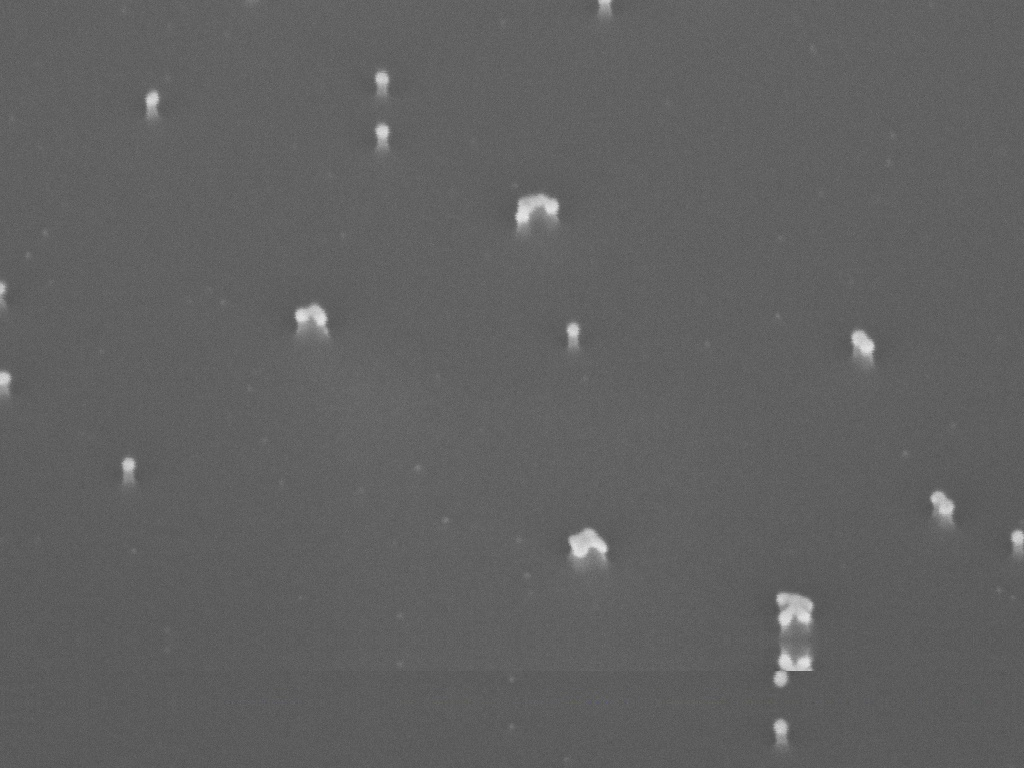
#> input picture demo_img.jpg, 1024 x 768 px, given as the content of the folder ../data/Processed_Data/Labelled/Films_Coated_Surface, which was not available; the run also reads 1 picture not shown here
$ jupyter execute --allow-errors Label_Data.ipynb   (older library calls are emulated)   (text cells are left out)
#> lines starting #> are read from the running program, lines starting #| are printed output that depends on the picture; after the words box and inside, x2 and y2 are one past the last pixel; in counts of white or black regions, pixels touching at a corner belong together; pictures that were not available may be replaced by others from this repository, and a replacement may not be noted
#> further down, img is the input picture: shape (768, 1024, 3); mean R, G, B 97.1, 97.1, 97.1
[cell 1]
import numpy as np
import matplotlib.pyplot as plt
import matplotlib.image as mpimg
import cv2
import time as time

from scipy.ndimage import label
from skimage.feature import peak_local_max
from skimage.morphology import watershed

from pathlib import Path

[cell 2]
def reflective_pad(img, remove_box):
    """
    Replaces "remove_box" in the img with reflective padding. The "remove_box" input is an array the same size
    as img but with all 0's in the region where the banner is.
    """
    banner = np.argwhere(remove_box == 0)
    banner_x1, banner_y1 = banner[0, 1], banner[0, 0]
    banner_x2, banner_y2 = banner[-1, 1], banner[-1, 0]

    banner_width, banner_height = banner_x2 - banner_x1, banner_y2 - banner_y1

    bot_reflect = img[banner_y2:int(np.ceil(banner_y2 + banner_height / 2)), banner_x1:banner_x2, :]
    bot_reflect = np.flipud(bot_reflect)

    top_reflect = img[banner_y1 - (banner_height - len(bot_reflect)):banner_y1, banner_x1:banner_x2, :]
    top_reflect = np.flipud(top_reflect)


    reflect_pad = np.concatenate((top_reflect, bot_reflect), axis = 0)

    imgcopy = img.copy()
    imgcopy = img.copy()
    imgcopy[banner_y1:banner_y2, banner_x1:banner_x2] = reflect_pad

    return imgcopy

[cell 3]
def remove_banners(img, threshold = 250, vert_kern = 13, hori_kern = 13, kern = 5, alpha = 0.5):
    """removes banners in the image and replaces it with reflective padding"""
    gray = cv2.cvtColor(img, cv2.COLOR_BGR2GRAY)
    ret, thresh = cv2.threshold(gray, threshold, 255, cv2.THRESH_BINARY)

    # Find the verticle and horizontal lines in the image
    verticle_kernel = cv2.getStructuringElement(cv2.MORPH_RECT, (1, vert_kern))
    horizontal_kernel = cv2.getStructuringElement(cv2.MORPH_RECT, (hori_kern, 1))
    kernel = cv2.getStructuringElement(cv2.MORPH_RECT, (kern, kern))

    img_v = cv2.erode(thresh, verticle_kernel, iterations = 3)
    vert_lines_img = cv2.dilate(img_v, verticle_kernel, iterations = 3)
    img_h = cv2.erode(thresh, horizontal_kernel, iterations = 3)
    hori_lines_img = cv2.dilate(img_h, horizontal_kernel, iterations = 3)

    # Find where the banner is using the verticle and horizontal line segmenters
    img_final = cv2.addWeighted(vert_lines_img, alpha, hori_lines_img, 1. - alpha, 0.0)
    img_final = cv2.erode(~img_final, kernel, iterations = 2)

    ret, thresh2 = cv2.threshold(img_final, 128, 255, cv2.THRESH_BINARY | cv2.THRESH_OTSU)

    result = reflective_pad(img, thresh2)
    return result

[cell 4]
def apply_watershed(img, invert = False, min_distance_bt_peaks = 20):
    """
    Apply the watershed algorithm to the img
    """
    shifted = cv2.pyrMeanShiftFiltering(img, 21, 51)  # remove noise using a mean filter
    graycopy = cv2.cvtColor(shifted, cv2.COLOR_BGR2GRAY)
    ret, thresh = cv2.threshold(graycopy, 0, 255, cv2.THRESH_BINARY | cv2.THRESH_OTSU)
    if invert == True:
        thresh = 255 - thresh

    dt = cv2.distanceTransform(thresh, 2, 3)  # apply the distance transform to obtain regions we know where objects are
    localmax = peak_local_max(dt, indices = False, min_distance = min_distance_bt_peaks, labels = thresh)

    markers, num_seg = label(localmax, structure = np.ones((3, 3)))
    labels = watershed(-dt, markers, mask = thresh)

    return labels, num_seg

[cell 5]
subdir = 'Films_Coated_Surface'  # subdirectory name

raw_p =  Path(f'../data/Raw_Data/{subdir}')
processed_p = Path(f'../data/Processed_Data/Labelled/{subdir}')

# Create list of files that have already been previously processed
labelled_list = [x for x in processed_p.glob('**/*.jpg') if x.is_file() and '_seg' not in str(x).split('\\')[-1]]
labelled_list = [str(x).split('\\')[-1] for x in labelled_list]

# Create list of files in the subdirectory that have yet to be processed
file_list = [x for x in raw_p.glob('**/*') if x.is_file() and str(x).split('\\')[-1] not in labelled_list]  # extracts all files from directory into a list

print (f'num files = {len(file_list)}')
print(f'num labelled files = {len(labelled_list)}')

#> (a cell that did not finish here is left out)

[cell 7]
p =  Path(f'../data/Processed_Data/Labelled/{subdir}')
file_list = [x for x in p.glob('*.jpg') if x.is_file() and '_seg' not in str(x).split('\\')[-1]]  # extracts all files from directory into a list

#> (the rest of this cell did not finish here and is left out)

#> in remove_banners, `ret, thresh = cv2.threshold(gray, threshold, 255, cv2.THRESH_BINARY)`: thresh: shape (768, 1024); every value is 0
#> in remove_banners, `ret, thresh = cv2.threshold(gray, threshold, 255, cv2.THRESH_BINARY)`: ret = 250
#> in remove_banners, `img_final = cv2.erode(~img_final, kernel, iterations = 2)`: img_final: shape (768, 1024); every value is 255
#> in remove_banners, `ret, thresh2 = cv2.threshold(img_final, 128, 255, cv2.THRESH_BINARY | ..`: ret = 0
#> in reflective_pad, `banner = np.argwhere(remove_box == 0)`: banner = empty array
    cv2.imwrite(f'../data/Processed_Data/Labelled/{subdir}/{name}.jpg', bannerless)

[cell 8]
p = Path(f'../data/Processed_Data/Labelled/{subdir}/More_Preprocessing')
filename = 'L6_2142a59abb1cb5b5b97ea298e299764e.jpg'
filepath = p/f'{filename}'

img = mpimg.imread(filepath)
plt.imshow(img)
plt.axis('off')

#> (a cell that did not finish here is left out)

seg, num_seg = apply_watershed(bannerless)
cv2.imwrite(f'../data/Processed_Data/Labelled/{subdir}/More_Preprocessing/{filename}_seg{num_seg}', seg)
print(num_seg)
plt.imshow(seg)
plt.axis('off')

[cell 10]
# [7 lines of commented-out code are left out]

[cell 11]
seg, num_seg = apply_watershed(img)
#> in apply_watershed, `ret, thresh = cv2.threshold(graycopy, 0, 255, cv2.THRESH_BINARY | cv2...`:
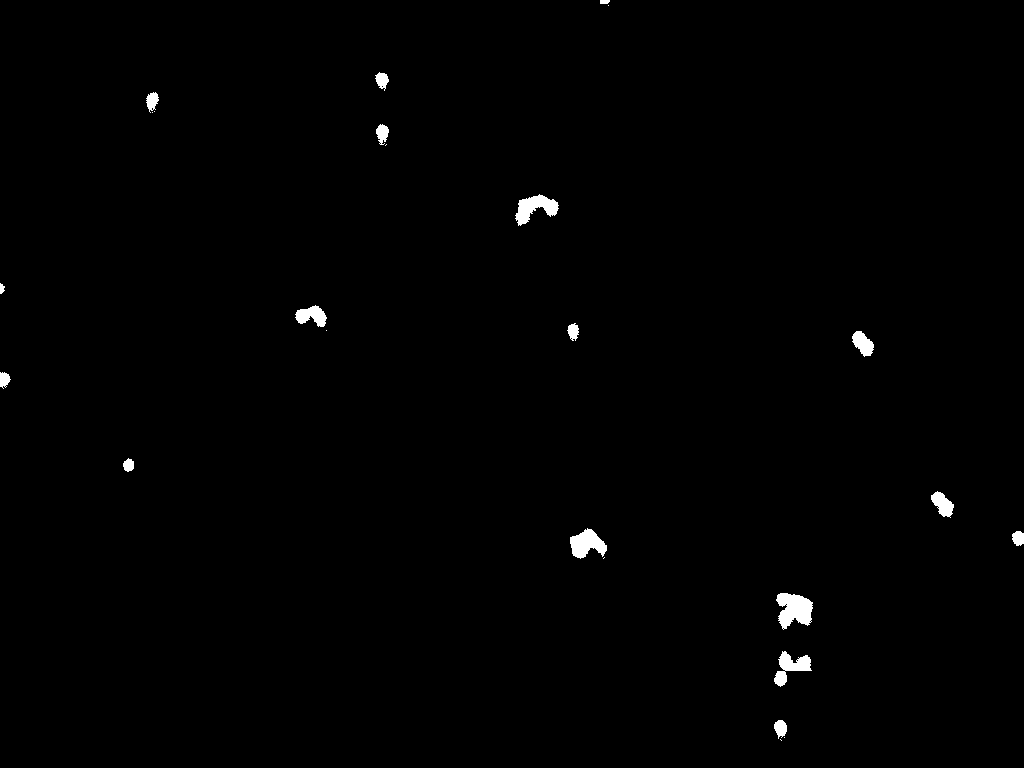
#> thresh: shape (768, 1024); 0.68% white; 25 white regions (8 under 20 px), largest, box (x1, y1, x2, y2) and area: (776, 593, 813, 630) 923, (515, 194, 559, 226) 709, (570, 528, 607, 559) 692
#> in apply_watershed, `ret, thresh = cv2.threshold(graycopy, 0, 255, cv2.THRESH_BINARY | cv2...`: ret = 141
#> in apply_watershed, `localmax = peak_local_max(dt, indices = False, min_distance = min_dist..`:
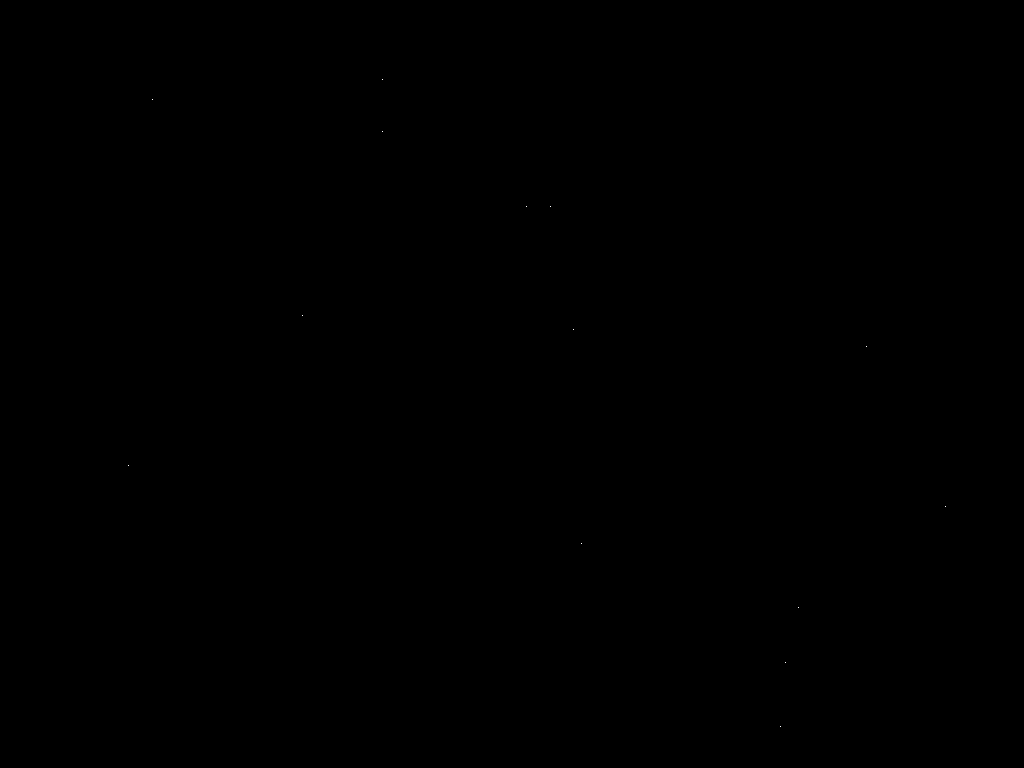
#> localmax: shape (768, 1024) bool; 0% white in thin lines or dots, all inside (x1, y1, x2, y2) = (128, 79, 946, 727)
#> in apply_watershed, `markers, num_seg = label(localmax, structure = np.ones((3, 3)))`: markers: shape (768, 1024) int32; 15 distinct labels, from 0 to 14
#> in apply_watershed, `markers, num_seg = label(localmax, structure = np.ones((3, 3)))`: num_seg = 14
#> in apply_watershed, `labels = watershed(-dt, markers, mask = thresh)`: labels: shape (768, 1024) int32; 15 distinct labels, from 0 to 14
#> num_seg = 14
# cv2.imwrite(f'../data/Processed_Data/Labelled/{subdir}/More_Preprocessing/{filename}_seg', seg)

print(num_seg)
#| 14
plt.imshow(seg)
plt.axis('off')

fig, ax = plt.subplots(1, 1, figsize = (18, 16))
ax.imshow(seg)
plt.axis('off')

[cell 12]
help(apply_watershed)

[cell 13]
rand_file = np.random.choice(file_list)
img = mpimg.imread(rand_file)
plt.imshow(img)
plt.axis('off')

[cell 14]
start = time.time()
#> (the rest of this cell did not finish here and is left out)

seg = apply_watershed(bannerless)
print(time.time() - start)
plt.imshow(seg)
plt.axis('off')
print(seg)

[cell 15]
easy_file = '../data/Easy_to_segment/f.jpg'
#> (the rest of this cell did not finish here and is left out)

[cell 16]
start = time.time()
#> (the rest of this cell did not finish here and is left out)

seg = apply_watershed(bannerless)
print(time.time() - start)
plt.imshow(seg)
plt.axis('off')

[cell 17]
print(img[0])
#> (printed output is left out)

[cell 18]
gray = cv2.cvtColor(img, cv2.COLOR_BGR2GRAY)
plt.imshow(gray)

[cell 19]
threshold = 250
ret, thresh = cv2.threshold(gray, threshold, 255, cv2.THRESH_BINARY)
#> ret = 250
plt.imshow(thresh)

[cell 20]
verticle_kernel = cv2.getStructuringElement(cv2.MORPH_RECT, (1, 13))
horizontal_kernel = cv2.getStructuringElement(cv2.MORPH_RECT, (13, 1))
kernel = cv2.getStructuringElement(cv2.MORPH_RECT, (5, 5))

img_v = cv2.erode(thresh, verticle_kernel, iterations = 3)
vert_lines_img = cv2.dilate(img_v, verticle_kernel, iterations = 3)

img_h = cv2.erode(thresh, horizontal_kernel, iterations = 3)
hori_lines_img = cv2.dilate(img_h, horizontal_kernel, iterations = 3)

[cell 21]
alpha = 0.5
beta = 1.0 - alpha
img_final = cv2.addWeighted(vert_lines_img, alpha, hori_lines_img, beta, 0.0)
img_final = cv2.erode(~img_final, kernel, iterations = 2)
ret, thresh2 = cv2.threshold(img_final, 128, 255, cv2.THRESH_BINARY | cv2.THRESH_OTSU)
#> ret = 0
plt.imshow(thresh2)

[cell 22]
banner = np.argwhere(thresh2 == 0)
#> banner = empty array
#> (the rest of this cell did not finish here and is left out)

[cell 23]
imgcopy = img.copy()
#> (the rest of this cell did not finish here and is left out)

[cell 24]
shifted = cv2.pyrMeanShiftFiltering(imgcopy, 41, 51)
graycopy = cv2.cvtColor(shifted, cv2.COLOR_BGR2GRAY)
ret, thresholded = cv2.threshold(graycopy, 0, 255, cv2.THRESH_BINARY | cv2.THRESH_OTSU)
#> thresholded: shape (768, 1024); 0.67% white; 26 white regions (8 under 20 px), largest, box (x1, y1, x2, y2) and area: (777, 593, 813, 631) 887, (515, 194, 559, 226) 703, (570, 529, 607, 559) 677
#> ret = 141

dt = cv2.distanceTransform(thresholded, 2, 3)


fig, ax = plt.subplots(1, 3, figsize = (18, 16))
ax[0].imshow(graycopy)
ax[1].imshow(thresholded)
ax[2].imshow(dt)
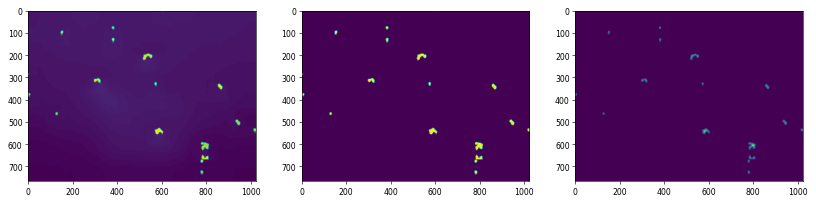
#> figure drawn by matplotlib, 3 panels

[cell 25]
def kern(n):
    return np.ones((n, n), np.uint8)

morph = thresholded
# [6 lines of commented-out code are left out]

dt = cv2.distanceTransform(morph, 2, 3)

fig, ax = plt.subplots(1, 2, figsize = (18, 16))
ax[0].imshow(morph)
ax[1].imshow(dt)
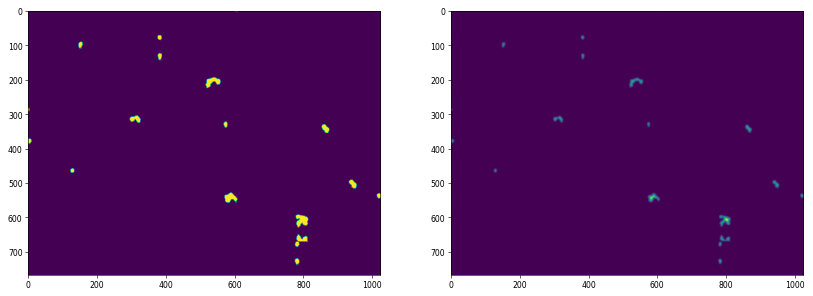
#> figure drawn by matplotlib, 2 panels

[cell 26]
min_distance_bt_peaks = 20
localmax = peak_local_max(dt, indices = False, min_distance = min_distance_bt_peaks, labels = morph)
#> localmax: shape (768, 1024) bool; 0% white in thin lines or dots, all inside (x1, y1, x2, y2) = (128, 78, 946, 728)
markers, num_seg = label(localmax, structure=np.ones((3, 3)))
#> markers: shape (768, 1024) int32; 15 distinct labels, from 0 to 14
labels = watershed(-dt, markers, mask=morph)
#> labels: shape (768, 1024) int32; 15 distinct labels, from 0 to 14
fig, ax = plt.subplots(1, 2, figsize = (18, 16))
ax[0].imshow(imgcopy)
ax[1].imshow(labels)
print(num_seg)
#| 14
